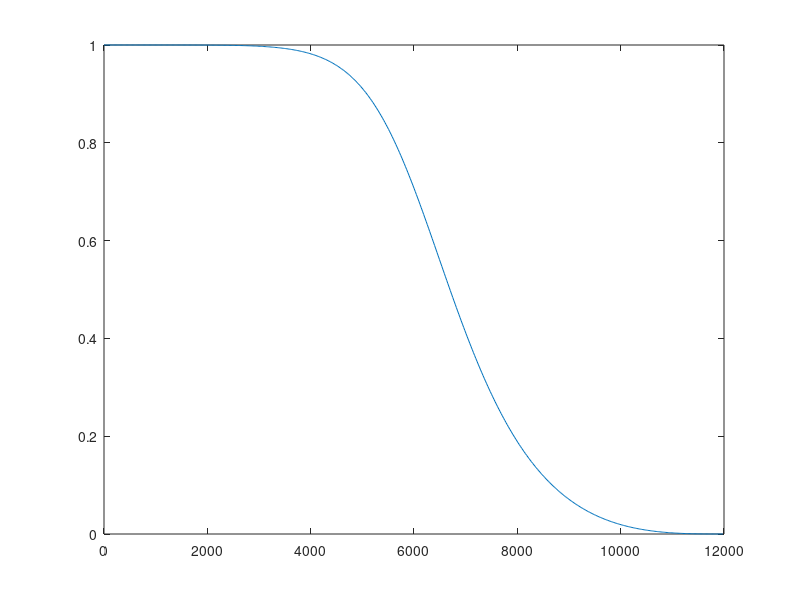

Here is the MATLAB script that generated this plot: (Note: this script raises an error after producing the figure.)
% clear, clc
% %close all;
% 
% [num, den] = butter(5,0.02,'low');
% 
% h = ones(1,100) / 100;
% [H1, w] = RespFreq(h,1000);
% figure();
% subplot(2,1,1);
% hold on;
% plot(w/pi,abs(H1));
% 
% [H, w] = freqz(num,den);
% 
% plot(w/pi,abs(H));
% 
% resp_imp = impz(num,den);
% subplot(2,1,2);
% plot(resp_imp);

%% Diferenciador de canais

close all;

[num_ch1, den_ch1] = butter(3,0.5,"low");
[num_ch2, den_ch2] = butter(3,0.5,"high");

figure()
%subplot(1,2,1);
[H,w] = freqz(num_ch1,den_ch1);
plot(w/pi * 12e3,abs(H));
xline([240 3840],'Color','green','LineWidth',1);
xline([8160 11760],'Color','red','LineWidth',1);
xlabel('Frequência [Hz]')
ylabel('Ganho');
title('Filtro CH1');
%subplot(1,2,2);
figure();
[H,w] = freqz(num_ch2,den_ch2);
plot(w/pi * 12e3,abs(H));
xline([240 3840],'Color','red','LineWidth',1);
xline([8160 11760],'Color','green','LineWidth',1);
xlabel('Frequência [Hz]');
ylabel('Ganho');
title('Filtro CH2');